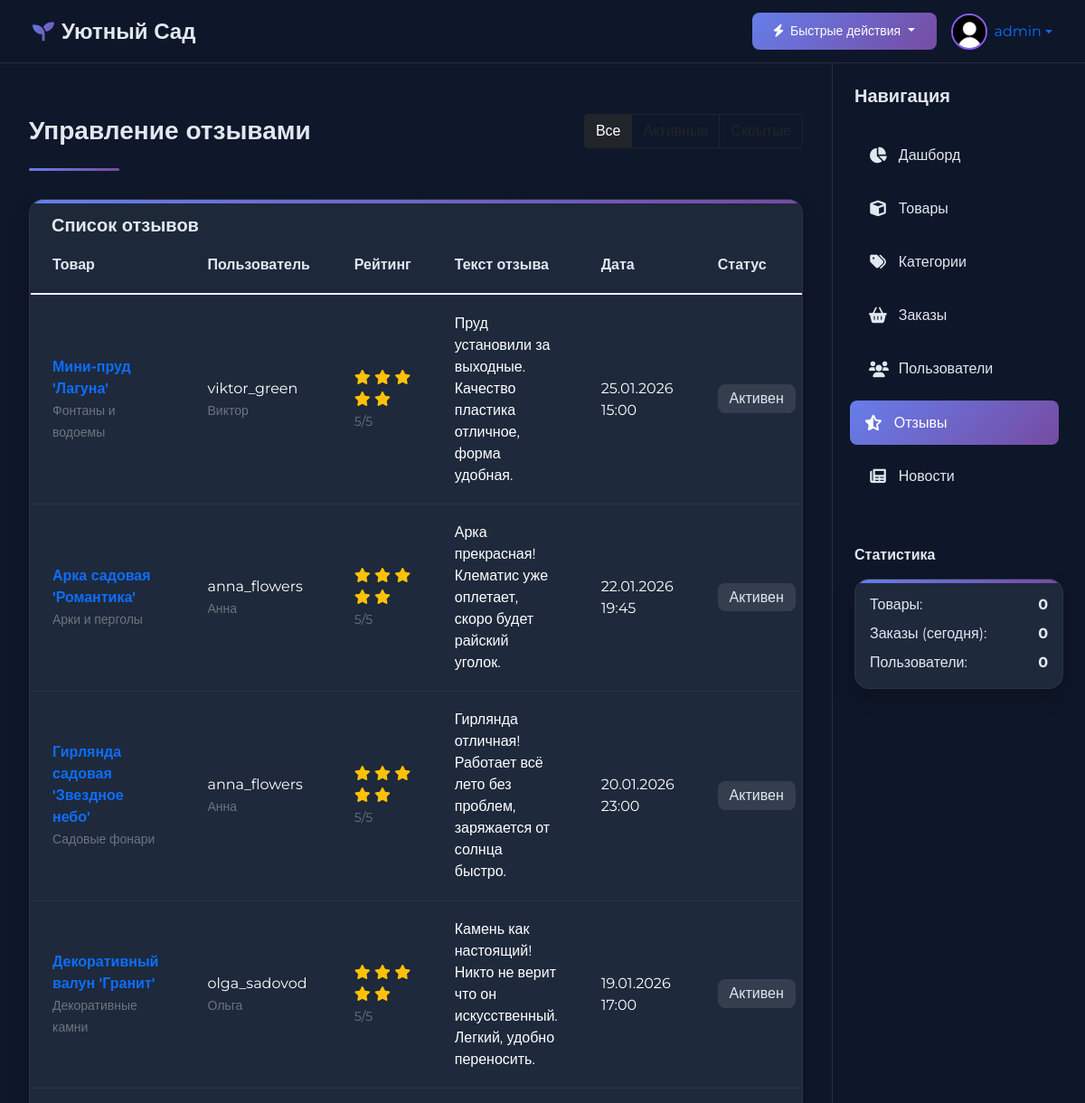
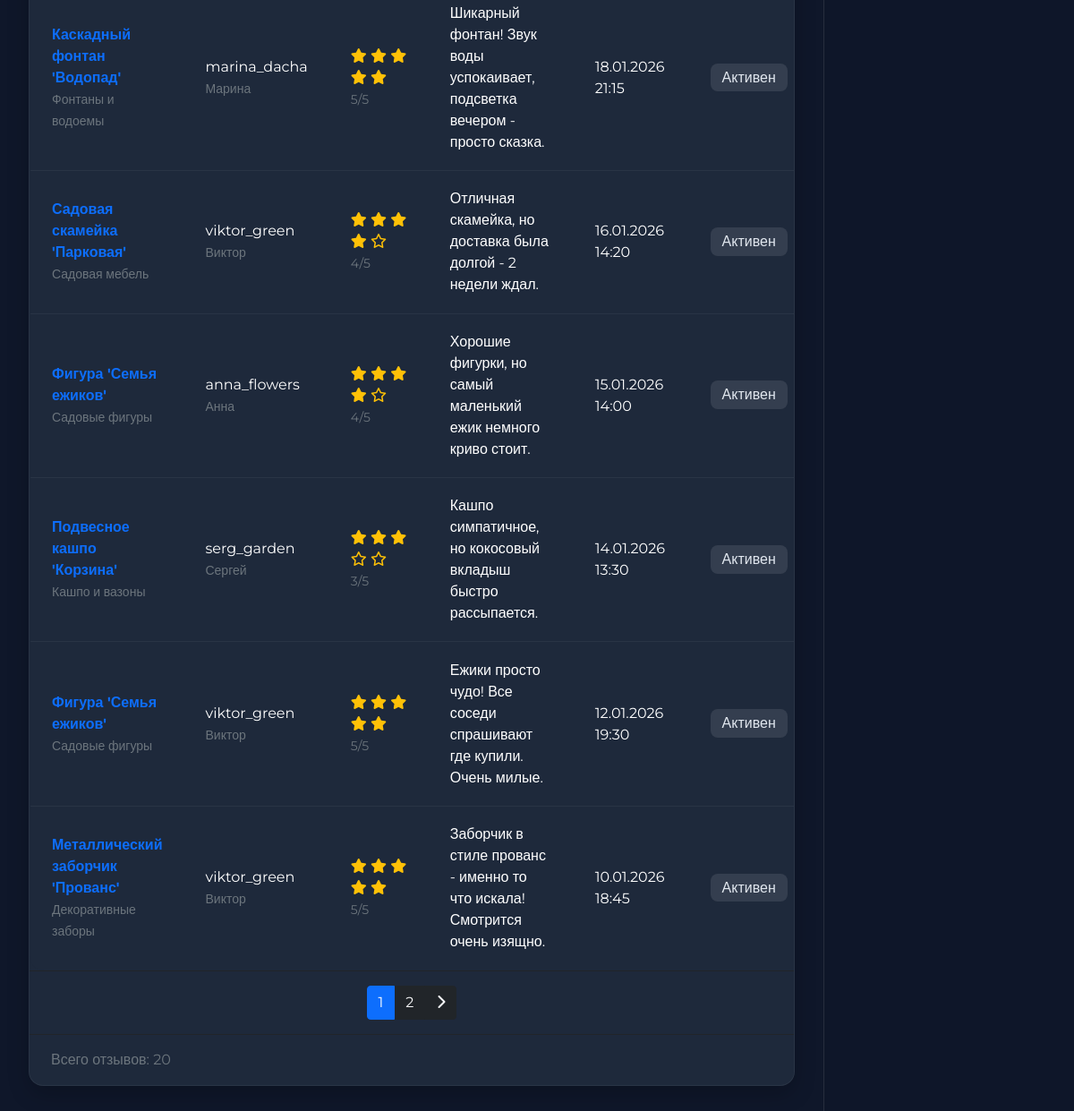
/dashboard/reviews/ (signed in), run on the app's committed database (2 pictures, top to bottom).
### products/models.py (models this page shows, shortened)
class Review(models.Model):
    product = models.ForeignKey(Product, on_delete=models.CASCADE, related_name='reviews')
    user = models.ForeignKey(User, on_delete=models.CASCADE)
    rating = models.PositiveSmallIntegerField(choices=[(i, i) for i in range(1, 6)])
    text = models.TextField()
    created_at = models.DateTimeField(auto_now_add=True)
    is_active = models.BooleanField(default=True)
    class Meta:
        ordering = ['-created_at']

class Product(models.Model):
    name = models.CharField(max_length=100, verbose_name="Название")
    slug = models.SlugField(max_length=100, unique=True, blank=True, verbose_name="URL")
    description = models.TextField(verbose_name="Описание")
    price = models.DecimalField(max_digits=10, decimal_places=2, verbose_name="Цена")
    image = models.ImageField(upload_to='products', verbose_name="Изображение")
    category = models.ForeignKey(Category, on_delete=models.CASCADE, verbose_name="Категория")
    in_stock = models.BooleanField(default=True, verbose_name="В наличии")
    created_at = models.DateTimeField(auto_now_add=True, verbose_name="Дата создания")
    updated_at = models.DateTimeField(auto_now=True, verbose_name="Дата обновления")
    class Meta:
        verbose_name = "Товар"
        verbose_name_plural = "Товары"
        ordering = ['-created_at']
    @property
    def image_url(self):
        if self.image and hasattr(self.image, 'url'):
            return self.image.url
        return '/static/images/product-placeholder.jpg'

class Category(models.Model):
    name = models.CharField(max_length=100, verbose_name="Название")
    slug = models.SlugField(max_length=100, unique=True, blank=True, verbose_name="URL")
    description = models.TextField(blank=True, verbose_name="Описание")
    image = models.ImageField(upload_to='categories', blank=True, null=True, verbose_name="Изображение")
    icon = models.CharField(max_length=50, default='leaf', verbose_name="Иконка")
    class Meta:
        verbose_name = "Категория"
        verbose_name_plural = "Категории"

### dashboard/views.py (the view)
# urls.py: path('reviews/', views.review_list, name='review_list'),
@staff_required
def review_list(request):
    reviews = Review.objects.all().order_by('-created_at')
    status_filter = request.GET.get('status', '')
    if status_filter == 'active':
        reviews = reviews.filter(is_active=True)
    elif status_filter == 'inactive':
        reviews = reviews.filter(is_active=False)
    paginator = Paginator(reviews, 10)
    page_number = request.GET.get('page')
    page_obj = paginator.get_page(page_number)
    return render(request, 'dashboard/reviews/list.html', {
        'page_obj': page_obj,
        'status_filter': status_filter
    })

### templates/dashboard/reviews/list.html (shortened to what this page needs)
{% extends 'dashboard/base.html' %}
{% block page_title %}Управление отзывами{% endblock %}
{% block actions %}
<div class="btn-group">
    <a href="?status=" class="btn btn-outline-dark {% if not status_filter %}active{% endif %}">Все</a>
    <a href="?status=active" class="btn btn-outline-dark {% if status_filter == 'active' %}active{% endif %}">Активные</a>
    <a href="?status=inactive" class="btn btn-outline-dark {% if status_filter == 'inactive' %}active{% endif %}">Скрытые</a>
</div>
{% endblock %}
{% block content %}
<div class="glass-card">
    <div class="card-header border-0 pb-0 pt-3 px-4">
        <h5 class="fw-bold mb-0">Список отзывов</h5>
    </div>
    <div class="card-body p-0">
        <div class="table-responsive">
            <table class="table table-glass mb-0">
                <thead>
                    <tr>
                        <th>Товар</th>
                        <th>Пользователь</th>
                        <th>Рейтинг</th>
                        <th>Текст отзыва</th>
                        <th>Дата</th>
                        <th>Статус</th>
                    </tr>
                </thead>
                <tbody style="color:white">
                    {% for review in page_obj %}
                    <tr>
                        <td>
                            <strong class="text-primary">{{ review.product.name }}</strong>
                            <br><small class="text-muted">{{ review.product.category.name }}</small>
                        </td>
                        <td>
                            {{ review.user.username }}
                            {% if review.user.first_name %}
                            <br><small class="text-muted">{{ review.user.first_name }}</small>
                            {% endif %}
                        </td>
                        <td>
                            <div class="star-rating">
                                {% for i in "12345" %}
                                    {% if forloop.counter <= review.rating %}
                                        <i class="fas fa-star text-warning"></i>
                                    {% else %}
                                        <i class="far fa-star text-warning"></i>
                                    {% endif %}
                                {% endfor %}
                                <br><small class="text-muted">{{ review.rating }}/5</small>
                            </div>
                        </td>
                        <td>
                            <div style="max-width: 300px;">
                                {{ review.text|truncatewords:20 }}
                            </div>
                        </td>
                        <td>{{ review.created_at|date:"d.m.Y H:i" }}</td>
                        <td>
                            {% if review.is_active %}
                                <span class="badge-glass bg-gradient-success">Активен</span>
                            {% else %}
                                <span class="badge-glass bg-gradient-warning">Скрыт</span>
                            {% endif %}
                        </td>
                    </tr>
                    {% endfor %}
                </tbody>
            </table>
        </div>
        {% if page_obj.has_other_pages %}
        <div class="px-4 py-3 border-top border-dark">
            <nav aria-label="Page navigation">
                <ul class="pagination justify-content-center mb-0">
                    {% for num in page_obj.paginator.page_range %}
                        {% if page_obj.number == num %}
                        <li class="page-item active"><span class="page-link bg-primary border-primary">{{ num }}</span></li>
                        {% else %}
                        <li class="page-item">
                            <a class="page-link bg-dark text-light border-dark" href="?page={{ num }}{% if status_filter %}&status={{ status_filter }}{% endif %}">{{ num }}</a>
                        </li>
                        {% endif %}
                    {% endfor %}
                    {% if page_obj.has_next %}
                    <li class="page-item">
                        <a class="page-link bg-dark text-light border-dark" href="?page={{ page_obj.next_page_number }}{% if status_filter %}&status={{ status_filter }}{% endif %}">
                            <i class="fas fa-chevron-right"></i>
                        </a>
                    </li>
                    {% endif %}
                </ul>
            </nav>
        </div>
        {% endif %}
        <div class="px-4 py-3 border-top border-dark text-muted">
            Всего отзывов: {{ page_obj.paginator.count }}
        </div>
    </div>
</div>
{% endblock %}

### templates/dashboard/base.html (shortened to what this page needs)
{% load static %}
<!DOCTYPE html>
<html lang="ru">
<head>
    <link href="https://cdn.jsdelivr.net/npm/bootstrap@5.1.3/dist/css/bootstrap.min.css" rel="stylesheet">
    <link href="https://cdnjs.cloudflare.com/ajax/libs/font-awesome/6.0.0/css/all.min.css" rel="stylesheet">
    <link href="https://cdn.jsdelivr.net/npm/bootstrap-icons@1.7.2/font/bootstrap-icons.css" rel="stylesheet">
</head>
<body>
    <nav class="top-navbar navbar navbar-expand-lg">
        <div class="container-fluid">
            <a class="navbar-brand" href="{% url 'dashboard:dashboard' %}">
                <i class="fas fa-seedling"></i>
                <span class="d-none d-md-inline">Уютный Сад</span>
            </a>
            <div class="d-flex align-items-center">
                <div class="dropdown me-3">
                    <button class="btn btn-neon btn-sm dropdown-toggle" type="button" id="quickActionsDropdown" data-bs-toggle="dropdown">
                        <i class="fas fa-bolt me-1"></i> Быстрые действия
                    </button>
                </div>
                <div class="nav-user-info">
                    <div class="dropdown">
                        <a href="#" class="d-flex align-items-center text-decoration-none dropdown-toggle" id="userDropdown" data-bs-toggle="dropdown">
                            <img src="{% static 'images/avatar-placeholder.jpg' %}" alt="Аватар" class="user-avatar">
                            <span class="ms-2 d-none d-md-inline">{{ user.username }}</span>
                        </a>
                    </div>
                </div>
            </div>
        </div>
    </nav>
    <aside class="right-sidebar">
        <div class="sidebar-content">
            <div class="mb-4">
                <h5 class="fw-bold">Навигация</h5>
            </div>
            <ul class="nav flex-column">
                <li class="nav-item">
                    <a class="nav-link {% if request.resolver_match.url_name == 'dashboard' %}active{% endif %}"
                       href="{% url 'dashboard:dashboard' %}">
                        <i class="fas fa-chart-pie"></i> Дашборд
                    </a>
                </li>
                <li class="nav-item">
                    <a class="nav-link {% if 'product' in request.resolver_match.url_name %}active{% endif %}"
                       href="{% url 'dashboard:product_list' %}">
                        <i class="fas fa-cube"></i> Товары
                    </a>
                </li>
                <li class="nav-item">
                    <a class="nav-link {% if 'category' in request.resolver_match.url_name %}active{% endif %}"
                       href="{% url 'dashboard:category_list' %}">
                        <i class="fas fa-tags"></i> Категории
                    </a>
                </li>
                <li class="nav-item">
                    <a class="nav-link {% if 'order' in request.resolver_match.url_name %}active{% endif %}"
                       href="{% url 'dashboard:order_list' %}">
                        <i class="fas fa-shopping-basket"></i> Заказы
                    </a>
                </li>
                <li class="nav-item">
                    <a class="nav-link {% if 'user' in request.resolver_match.url_name %}active{% endif %}"
                       href="{% url 'dashboard:user_list' %}">
                        <i class="fas fa-users"></i> Пользователи
                    </a>
                </li>
                <li class="nav-item">
                    <a class="nav-link {% if 'review' in request.resolver_match.url_name %}active{% endif %}"
                       href="{% url 'dashboard:review_list' %}">
                        <i class="fas fa-star-half-alt"></i> Отзывы
                    </a>
                </li>
                <li class="nav-item">
                    <a class="nav-link {% if 'news' in request.resolver_match.url_name %}active{% endif %}"
                       href="{% url 'dashboard:news_list' %}">
                        <i class="fas fa-newspaper"></i> Новости
                    </a>
                </li>
            </ul>
            <div class="mt-5">
                <h6 class="fw-bold mb-3">Статистика</h6>
                <div class="glass-card p-3">
                    <div class="d-flex justify-content-between mb-2">
                        <span>Товары:</span>
                        <span class="fw-bold">{{ stats.total_products|default:0 }}</span>
                    </div>
                    <div class="d-flex justify-content-between mb-2">
                        <span>Заказы (сегодня):</span>
                        <span class="fw-bold">{{ stats.recent_orders|default:0 }}</span>
                    </div>
                    <div class="d-flex justify-content-between">
                        <span>Пользователи:</span>
                        <span class="fw-bold">{{ stats.total_users|default:0 }}</span>
                    </div>
                </div>
            </div>
        </div>
    </aside>
    <main class="main-content">
        <div class="page-header">
            <div class="d-flex justify-content-between align-items-center flex-wrap">
                <h1 class="h3 fw-bold mb-0">{% block page_title %}Центр управления{% endblock %}</h1>
                <div class="btn-toolbar mb-2 mb-md-0">
                    {% block actions %}{% endblock %}
                </div>
            </div>
        </div>
        {% block content %}{% endblock %}
    </main>
</body>
</html>

### data on the page
Review: product.name "Мини-пруд 'Лагуна'", product.category.name "Фонтаны и водоемы", user.username "viktor_green", user.first_name "Виктор", rating "5", text "Пруд установили за выходные. Качество пластика отличное, форма удобная.", created_at "25.01.2026 15:00", is_active "Активен"
Review: product.name "Арка садовая 'Романтика'", product.category.name "Арки и перголы", user.username "anna_flowers", user.first_name "Анна", rating "5", text "Арка прекрасная! Клематис уже оплетает, скоро будет райский уголок.", created_at "22.01.2026 19:45", is_active "Активен"
Review: product.name "Гирлянда садовая 'Звездное небо'", product.category.name "Садовые фонари", user.username "anna_flowers", user.first_name "Анна", rating "5", text "Гирлянда отличная! Работает всё лето без проблем, заряжается от солнца быстро.", created_at "20.01.2026 23:00", is_active "Активен"
Review: product.name "Декоративный валун 'Гранит'", product.category.name "Декоративные камни", user.username "olga_sadovod", user.first_name "Ольга", rating "5", text "Камень как настоящий! Никто не верит что он искусственный. Легкий, удобно переносить.", created_at "19.01.2026 17:00", is_active "Активен"
Review: product.name "Каскадный фонтан 'Водопад'", product.category.name "Фонтаны и водоемы", user.username "marina_dacha", user.first_name "Марина", rating "5", text "Шикарный фонтан! Звук воды успокаивает, подсветка вечером - просто сказка.", created_at "18.01.2026 21:15", is_active "Активен"
Review: product.name "Садовая скамейка 'Парковая'", product.category.name "Садовая мебель", user.username "viktor_green", user.first_name "Виктор", rating "4", text "Отличная скамейка, но доставка была долгой - 2 недели ждал.", created_at "16.01.2026 14:20", is_active "Активен"
Review: product.name "Фигура 'Семья ежиков'", product.category.name "Садовые фигуры", user.username "anna_flowers", user.first_name "Анна", rating "4", text "Хорошие фигурки, но самый маленький ежик немного криво стоит.", created_at "15.01.2026 14:00", is_active "Активен"
Review: product.name "Подвесное кашпо 'Корзина'", product.category.name "Кашпо и вазоны", user.username "serg_garden", user.first_name "Сергей", rating "3", text "Кашпо симпатичное, но кокосовый вкладыш быстро рассыпается.", created_at "14.01.2026 13:30", is_active "Активен"
Review: product.name "Фигура 'Семья ежиков'", product.category.name "Садовые фигуры", user.username "viktor_green", user.first_name "Виктор", rating "5", text "Ежики просто чудо! Все соседи спрашивают где купили. Очень милые.", created_at "12.01.2026 19:30", is_active "Активен"
Review: product.name "Металлический заборчик 'Прованс'", product.category.name "Декоративные заборы", user.username "viktor_green", user.first_name "Виктор", rating "5", text "Заборчик в стиле прованс - именно то что искала! Смотрится очень изящно.", created_at "10.01.2026 18:45", is_active "Активен"

### other printed values
{{ user.username }} "admin"
{{ stats.total_products|default:0 }} "0"
{{ stats.recent_orders|default:0 }} "0"
{{ stats.total_users|default:0 }} "0"
{{ num }} "1"
{{ num }} "2"
{{ page_obj.paginator.count }} "20"
